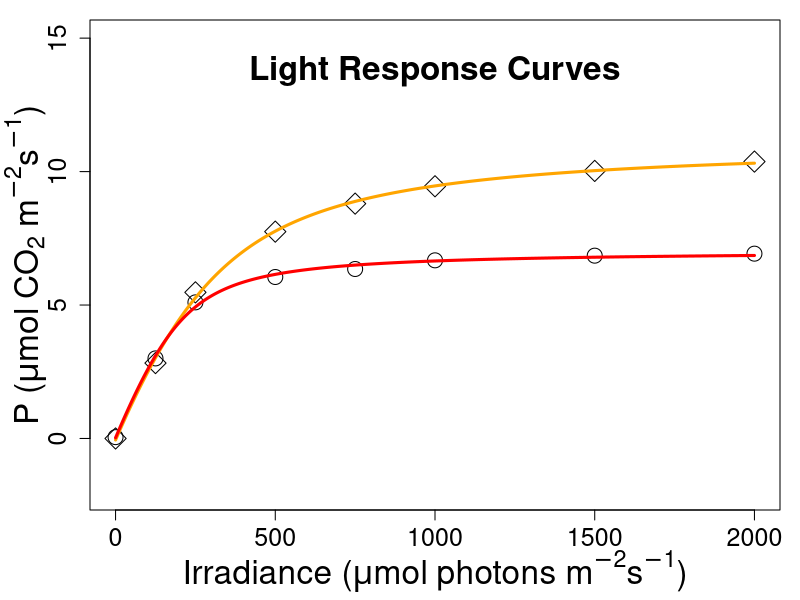

The R script that drew this image:


# Predicting LR curve functions from the data 
LRcurve_predict <- function(P,phi_guess=0.05,traceYN=FALSE){
  curve.nlslrc = nls(P ~ (1/(2*theta))*(phi*I+Pmax-sqrt((phi*I+Pmax)^2-4*phi*theta*Pmax*I))-Rd,
                     start=list(Pmax=(max(P)-min(P)),phi=phi_guess,Rd=-min(P),theta=1),trace=traceYN) 
  return(curve.nlslrc)
}

# Measured Light Intensities 
I=c(0,125,250,500,750,1000,1500,2000)
# Measured P for Plant 1
P_1=c(0.000,2.825,5.475,7.750,8.800,9.450,10.025,10.375)
# Measured P for Plant 2
P_2=c(0.050,3.000,5.100,6.050,6.350,6.675,6.850,6.925)

# Fitting LRC to Plant 1
P_Fit1 = LRcurve_predict(P_1)
print(P_Fit1$m$getPars()) #printing the parameter estimates for LRC 1

# Fitting LRC to Plant 2
P_Fit2 = LRcurve_predict(P_2,phi_guess=0.03)
print(P_Fit1$m$getPars()) # printing the parameter estimate for LRC 2


par(mar=c(3,3,0,0),oma=c(1.5,1.5,1,1))
print(plot(I,P_1,xlab="", ylab="", ylim=c(-2,15),cex.lab=1.2,cex.axis=1.5,cex=2,pch=5))
points(I,P_2,cex=2,pch=1)
lines(0:2000,predict(P_Fit1, newdata=data.frame(I=0:2000)),lwd=3,col="orange")
lines(0:2000,predict(P_Fit2, newdata=data.frame(I=0:2000)),lwd=3,col="red")
mtext(expression("Irradiance ("*mu*"mol photons "*m^-2*s^-1*")"),side=1,line=3.3,cex=2)
mtext(expression(P*" ("*mu*"mol "*CO[2]*" "*m^-2*s^-1*")"),side=2,line=2,cex=2)
title("Light Response Curves",line=-3,cex.main=2)